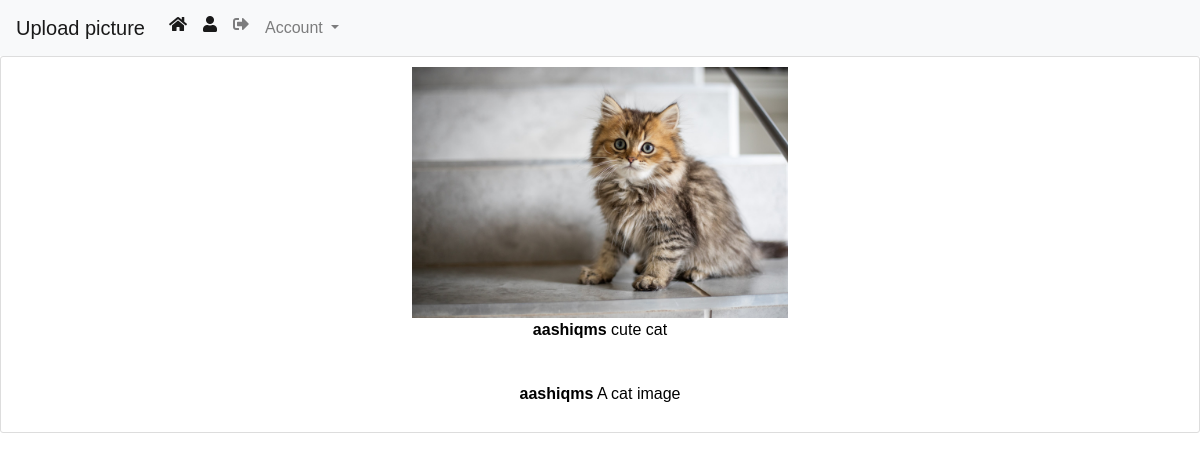
The page / (signed in) on the database as committed earlier.
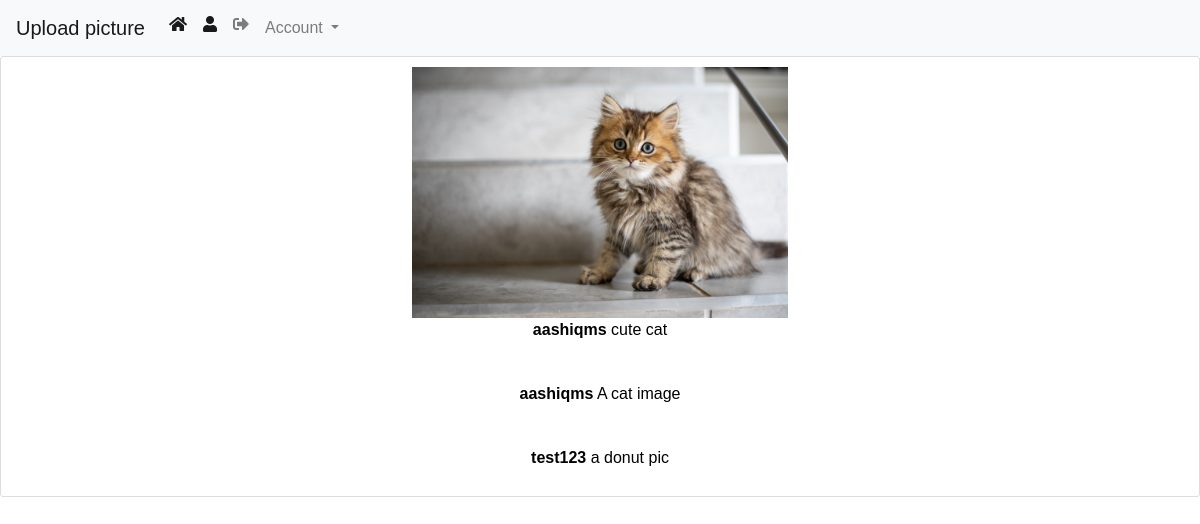
The same page on the database as committed later.
### home/models.py (models this page shows, shortened)
class Image(models.Model):
    image = models.ImageField(upload_to='media/user_uploads')
    image_description = models.CharField(max_length=100)
    tag_someone = models.CharField(max_length=50, blank=True)
    author = models.ForeignKey(User, on_delete=models.CASCADE,
                                              null='True', blank=True)
    posted_on = models.DateTimeField(default=timezone.now)

### home/views.py (the view)
# urls.py: path('', login_required(views.ImageListView.as_view()), name='list'),
class ImageListView(ListView, LoginRequiredMixin):
    model = Image
    template_name = 'home/image_list.html'
    context_object_name = 'images'
    def get_queryset(self):
        queryset = {'user_posts': Image.objects.all().filter(author=self.request.user), 'all_posts': Image.objects.all()}
        return queryset

### home/templates/home/image_list.html (shortened to what this page needs)
{% extends 'base.html' %}
{% if user.is_authenticated %}
{% block content %}
<div class="flex-container">
    {% for image in images.all_posts %}
    <div class="row">
        <div class="col-xl-12 col-sm-3" style="text-align: center">
            <img src="{{ image.image.url }}" alt="" style="width: 23.5rem">
             <p><span style="font-weight: bold;color: black">{{ image.author }}</span> <span style="color:black;">{{ image.image_description }}</span></p>
</div>
    </div>
            {% endfor %}
</div>
    {% endblock %}
{% else %}
    <meta http-equiv="refresh" content="0; url={% url 'login' %}" />
{% endif %}

### templates/base.html (shortened to what this page needs)
{% load static %}
<!doctype html>
<html lang="en">
<head>
    <link rel="stylesheet" href="https://stackpath.bootstrapcdn.com/bootstrap/4.5.0/css/bootstrap.min.css">
</head>
<body>
<nav class="navbar navbar-expand-lg navbar-light bg-light">
   <a class="navbar-brand" href="{% url 'upload' %}">Upload picture</a>
  <div class="collapse navbar-collapse" id="navbarSupportedContent">
    <ul class="navbar-nav mr-auto">
    <li class="nav-item active">
        <a class="nav-link fas fa-home" href="{% url 'list' %}"><span class="sr-only">(current)</span></a>
      </li>
      <li class="nav-item active">
        <a class="nav-link fas fa-user" href="{% url 'view_profile' %}"><span class="sr-only">(current)</span></a>
      </li>
      <li class="nav-item">
        {% if user.is_authenticated %}
                <a class="nav-link fas fa-switch-off" href="{% url 'logout' %}"><i class="fas fa-sign-out-alt"></i></a>
            {% else %}
            <a class="nav-link fas fa-sign-in-alt" href="{% url 'login' %}"></a>
        {% endif %}
      </li>
      <li class="nav-item dropdown">
        <a class="nav-link dropdown-toggle" href="#" id="navbarDropdown" role="button" data-toggle="dropdown" aria-haspopup="true" aria-expanded="false">
          Account
        </a>
      </li>
    </ul>
  </div>
</nav>
<div class="flex-container middle jumbotron content-section">
{% if user.is_authenticated %}
   {% block content %}
{% endblock %}
    {% else %}
    {% block register %}
    {% endblock %}
    {% block login %}
    {% endblock %}
{% endif %}
</div>
</body>
<link rel="stylesheet" href="{% static 'css/main.css' %}">
<link rel="stylesheet" href="https://cdnjs.cloudflare.com/ajax/libs/font-awesome/5.12.0-2/css/all.min.css">
</html>

### static/css/main.css (style rules this page uses)
.content-section { background: #ffffff; padding: 10px 20px; border: 1px solid #dddddd; border-radius: 3px; margin-bottom: 20px; justify-content: center; align-content: center; text-align: center; }
body { font-family: 'Montserrat', sans-serif; margin:0; }

Rows that differ between the two databases and show on the page:
added Image: author "test123", image_description "a donut pic"
